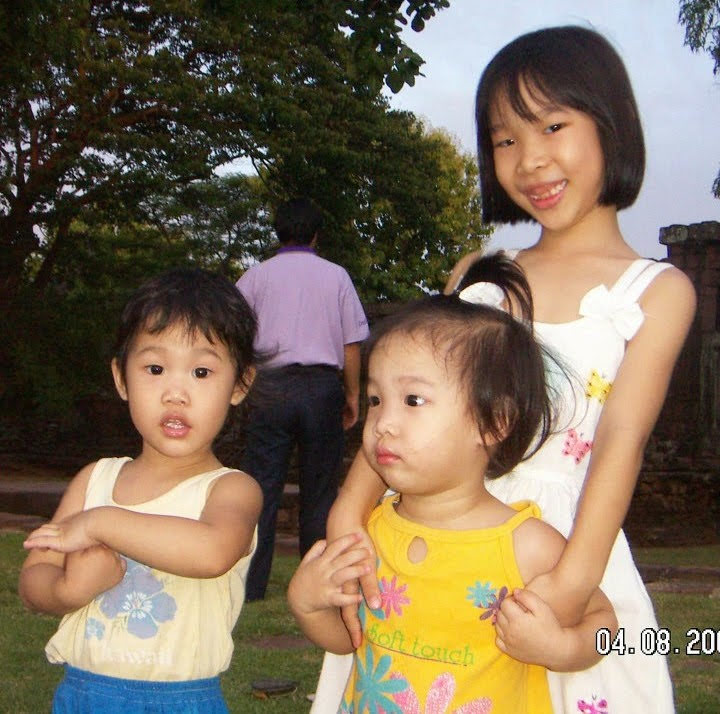
#> input picture image/IMG_20200111_135346.jpg, 720 x 714 px
$ python detectFaceEye.py
#> lines starting #> are read from the running program, lines starting #| are printed output that depends on the picture; after the words box and inside, x2 and y2 are one past the last pixel; in counts of white or black regions, pixels touching at a corner belong together
import cv2

img = cv2.imread("image/IMG_20200111_135346.jpg")
#> img is the input picture: shape (714, 720, 3); mean B, G, R 90.1, 110.1, 126.4

grey = cv2.cvtColor(img, cv2.COLOR_BGR2GRAY)
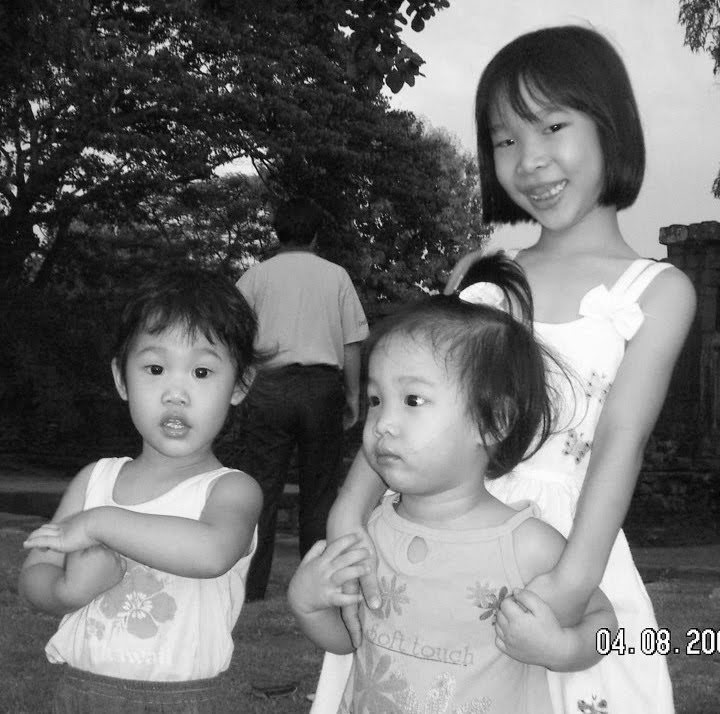
#> grey: shape (714, 720); min 0, max 255, mean 112.7

face_cascade = cv2.CascadeClassifier("haarcascade_frontalface_default.xml")
eye_cascade = cv2.CascadeClassifier("haarcascade_eye_tree_eyeglasses.xml")

scaleFactor = 1.1
minNeighbors = 3
faces = face_cascade.detectMultiScale(grey, scaleFactor, minNeighbors)
#> faces = [[514, 95, 108, 108], [111, 319, 134, 134], [466, 84, 134, 134], [337, 344, 144, 144]]
eyes = eye_cascade.detectMultiScale(grey, scaleFactor, minNeighbors)
#> eyes = [[144, 358, 22, 22], [190, 361, 24, 24]]

for (x, y, w, h) in faces:
    cv2.rectangle(img, (x, y), (x+w, y+h), (0, 255, 0), thickness=2)
#> this loop made 4 passes
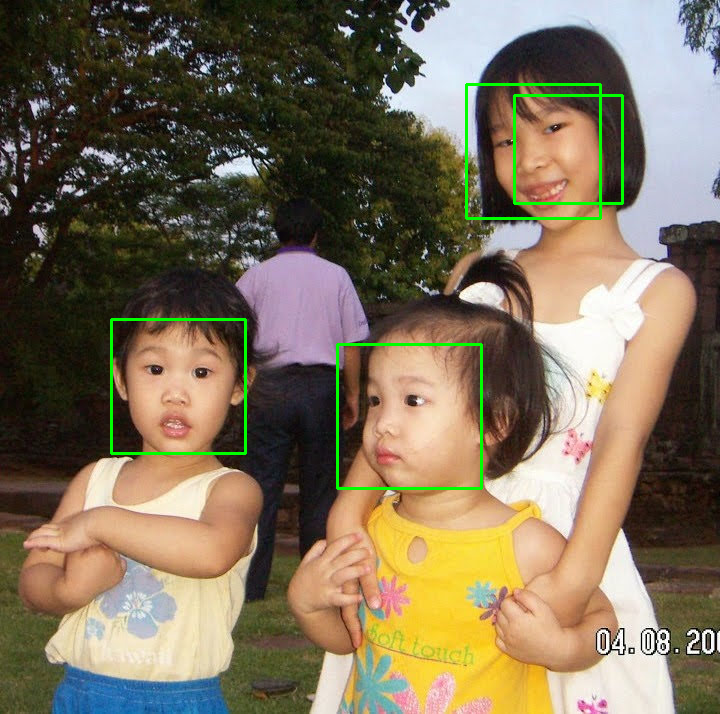
#> img: shape (714, 720, 3); 1.21% of pixels changed, all inside (x1, y1, x2, y2) = (110, 83, 624, 490)

for (x, y, w, h) in eyes:
    cv2.rectangle(img, (x, y), (x+w, y+h), (255, 0, 0), thickness=2)
#> this loop made 2 passes
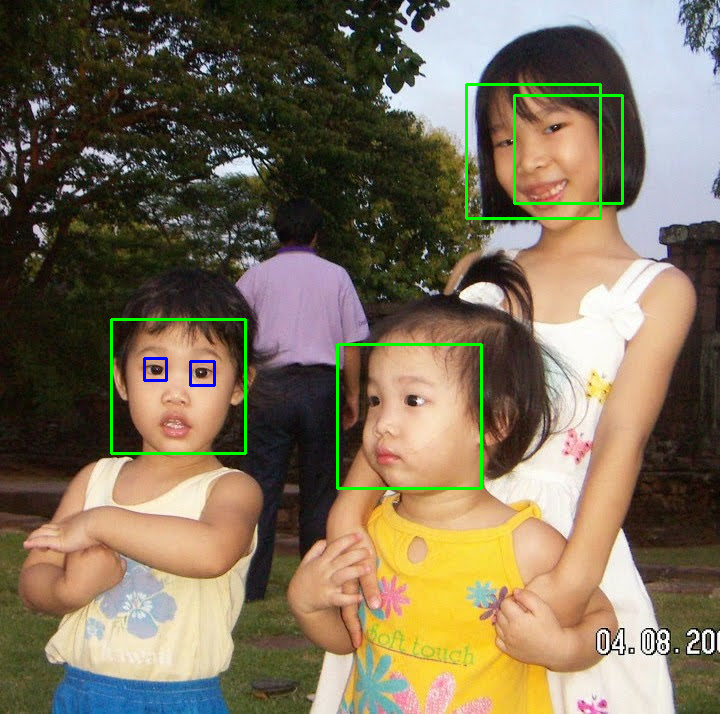
#> img: shape (714, 720, 3); 0.11% of pixels changed, all inside (x1, y1, x2, y2) = (143, 357, 216, 387)

cv2.imshow("Output", img)
cv2.waitKey(0)
cv2.destroyAllWindows()
